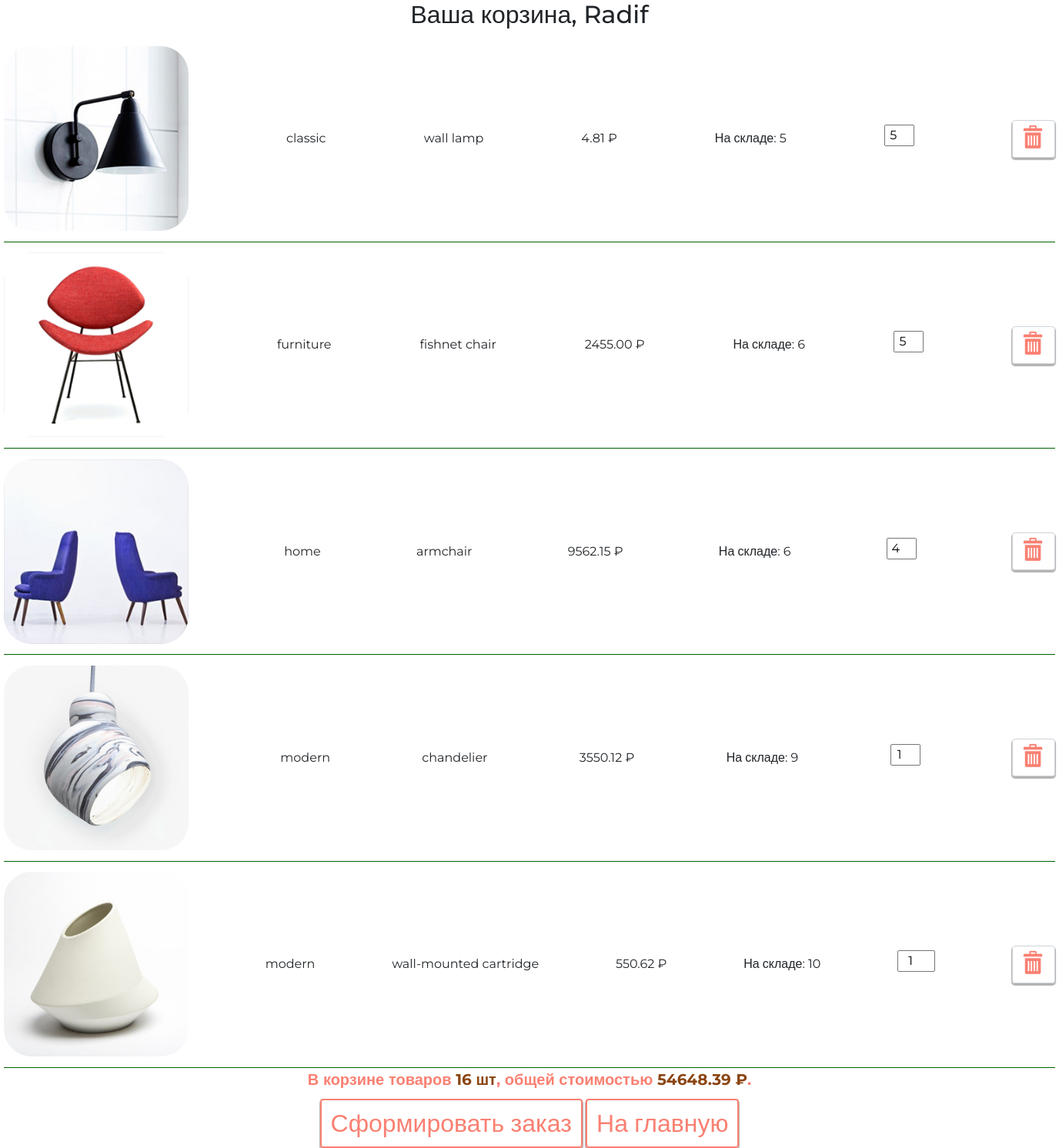
Page /basket/ (signed in) on the committed database.
### authapp/models.py (models this page shows, shortened)
class ShopUser(AbstractUser):
    email = models.EmailField(verbose_name='электронный адрес', unique=True)
    age = models.PositiveIntegerField(verbose_name='возраст', null=True)
    avatar = models.ImageField(upload_to=USERS_AVATARS, blank=True)
    activation_key = models.CharField(max_length=128, blank=True)
    activation_key_expires = models.DateTimeField(
        default=get_activation_key_expires
    )
    @cached_property
    def basket_items(self):
        return self.user_basket.select_related('product').all()
    def basket_cost(self):
        return sum(item.product.price * item.quantity for item in self.basket_items)
    def basket_total_quantity(self):
        return sum(item.quantity for item in self.basket_items)
    class Meta:
        verbose_name = 'Пользователь'
        verbose_name_plural = 'Пользователи'
        ordering = ['-is_active', '-is_superuser', '-is_staff', 'username']

### basketapp/models.py (models this page shows, shortened)
class BasketItem(models.Model):
    user = models.ForeignKey(
        get_user_model(),
        verbose_name='Пользователь',
        on_delete=models.CASCADE,
        related_name='user_basket'
    )
    product = models.ForeignKey(Product, verbose_name='Продукт', on_delete=models.CASCADE)
    quantity = models.PositiveIntegerField(default=0, verbose_name='Количество')
    mod_datetime = models.DateTimeField(auto_now=True, verbose_name='Дата изменения')
    class Meta:
        verbose_name = 'корзина'
        verbose_name_plural = 'корзины'
        ordering = ['product']

### mainapp/models.py (models this page shows, shortened)
class Product(models.Model):
    category = models.ForeignKey(ProductCategory,
                                 on_delete=models.CASCADE,
                                 verbose_name='категория продукта')
    name = models.CharField('имя продукта', max_length=128)
    image = models.ImageField(upload_to='products_images', blank=True)
    short_desc = models.CharField('краткое описание продукта', max_length=64, blank=True)
    description = models.TextField('описание продукта', blank=True)
    price = models.DecimalField('цена продукта', max_digits=8, decimal_places=2, default=0)
    quantity = models.PositiveIntegerField('количество на складе', default=0)
    is_active = models.BooleanField(verbose_name='активность', default=True, db_index=True)
    modified_date = models.DateTimeField(
        verbose_name='дата изменения', auto_now=True)
    class Meta:
        verbose_name = 'продукт'
        verbose_name_plural = 'продукты'
        ordering = ['-is_active', 'category', 'name']

class ProductCategory(models.Model):
    name = models.CharField(verbose_name='имя категории', max_length=128)
    description = models.TextField(verbose_name='описание категории', blank=True)
    is_active = models.BooleanField(verbose_name='активность', default=True, db_index=True)
    modified_date = models.DateTimeField(
        verbose_name='дата изменения', auto_now=True)
    class Meta:
        verbose_name = 'Категория продукта'
        verbose_name_plural = 'Категории продуктов'
        ordering = ['-is_active', 'name']

### basketapp/views.py (the view)
# urls.py: path('', adminapp.UsersList.as_view(), name='index'),
@login_required
def index(request):
    basket_items = request.user.user_basket.select_related('product',
                                                           'product__category').all()  # подтягивает вместе с данными basket
    print('basket_items', basket_items.query)  # содержимое запроса
    context = {
        'page_title': 'корзина',
        'links_menu': LINKS_MENU,
        'basket_items': basket_items,
    }
    return render(request, 'basketapp/index.html', context)

### mainapp/context_processors.py (called while the page is built)
def get_categories(request):
    if settings.LOW_CACHE:
        key = 'links_menu'
        links_menu = cache.get(key)
        if links_menu is None:
            links_menu = ProductCategory.objects.filter(is_active=True)
            cache.set(key, links_menu)
    else:
        links_menu = ProductCategory.objects.filter(is_active=True)
    return {
        'categories': links_menu
    }

### mainapp/templatetags/my_tags.py (called while the page is built)
def media_folder_products(string):
    if not string:
        string = 'products_images/default.jpg'
    return f'{settings.MEDIA_URL}{string}'

### basketapp/templates/basketapp/index.html
{% extends 'basketapp/base.html' %}
{% load static %}
{% block container %}
    <div class="basket-list">
        {% include 'basketapp/inc/inc_basket_items.html' %}
    </div>
{% endblock %}

### basketapp/templates/basketapp/base.html (shortened to what this page needs)
{% load static %}
<!DOCTYPE html>
<html lang="en">
<head>
    {% block css %}
        <link rel="stylesheet" href="{% static 'node_modules/bootstrap/dist/css/bootstrap.min.css' %}">
        <link rel="stylesheet" href="{% static 'fonts/icomoon/style.css' %}">
        <link rel="stylesheet" href="{% static 'css/style.css' %}">
    {% endblock %}
</head>
<body>
<div class="my-container">
    <div class="h2 text-center head">
        Ваша корзина,
        {{ user.first_name|default:'пользователь'|title }}
    </div>
    {% block container %}
    {% endblock %}
</div>
</body>
</html>

### basketapp/templates/basketapp/inc/inc_basket_items.html
{% load my_tags %}
{% if basket_items %}
    {% for item in basket_items %}
        <div class="basket-item-wrapper">
            <img src="{{ item.product.image|media_folder_products }}"
                 alt="{{ item.product.short_desc }}">
            <span class="category-name">{{ item.product.category.name }}</span>
            <span class="product-name">{{ item.product.name }}</span>
            <span class="product-price">{{ item.product.price }}&nbsp;&#8381;</span>
            <span class="product-quantity">На складе: {{ item.product.quantity }}</span>
            <label>
                <input type="number" name="{{ item.pk }}" min="0"
                       max="{{ item.product.quantity }}"
                       value="{{ item.quantity }}"
                       class="product-qty">
            </label>
            <a href="{% url 'basket:delete' item.pk %}" class="btn btn-round">
                <span class="icon-delete"></span>
            </a>
        </div>
    {% endfor %}
    <div class="basket-summary">
        В корзине товаров <span>{{ user.basket_total_quantity }} шт</span>,
        общей стоимостью <span>{{ user.basket_cost }} &#8381;</span>.
    </div>
{% else %}
    <h4>Корзина пуста</h4>
{% endif %}
<a href="{% url 'orders:order_create' %}" class="btn btn-round in-home">
    Сформировать заказ
</a>
<a href="{% url 'main:index' %}" class="btn btn-round in-home">
    На главную
</a>

### static/css/style.css (style rules this page uses)
* { margin: 0; padding: 0; }
html { height: 100%; }
body { height: 100%; font-family: "Montserrat", sans-serif; }
.my-container { width: 1366px; margin: 0 auto; }
.basket-list { text-align: center; }
.basket-list .in-home { font-size: 200%; color: salmon; border: 2px solid salmon; margin-top: 10px; }
.basket-list .basket-item-wrapper { display: inline-flex; justify-content: space-between; align-items: center; width: 100%; padding: 1% 0; border-bottom: 1px solid darkgreen; }
.basket-list .basket-item-wrapper img { width: 240px; height: 240px; border-radius: 15%; }
.basket-list .basket-item-wrapper .icon-delete { display: inline-block; font-size: 30px; transition: 0.3s; color: salmon; }
.basket-list .basket-summary { font-size: 20px; font-weight: bold; color: salmon; }
.basket-list .basket-summary span { color: saddlebrown; }
.basket-list .product-qty { text-align: center; }
input[type=submit], .btn-round { box-shadow: 0 2px 1px 1px rgba(33, 33, 33, 0.35); border: 1px solid #ced4da; }

### rows in the picture
ShopUser: first_name "Radif", basket_total_quantity "16", basket_cost "54648.39"
BasketItem: product.image|media_folder_products (picture), product.category.name "classic", product.name "wall lamp", product.price "4.81", product.quantity "5"
BasketItem: product.image|media_folder_products (picture), product.category.name "furniture", product.name "fishnet chair", product.price "2455.00", product.quantity "6", quantity "5"
BasketItem: product.image|media_folder_products (picture), product.category.name "home", product.name "armchair", product.price "9562.15", product.quantity "6", quantity "4"
BasketItem: product.image|media_folder_products (picture), product.category.name "modern", product.name "chandelier", product.price "3550.12", product.quantity "9", quantity "1"
BasketItem: product.image|media_folder_products (picture), product.category.name "modern", product.name "wall-mounted cartridge", product.price "550.62", product.quantity "10", quantity "1"
